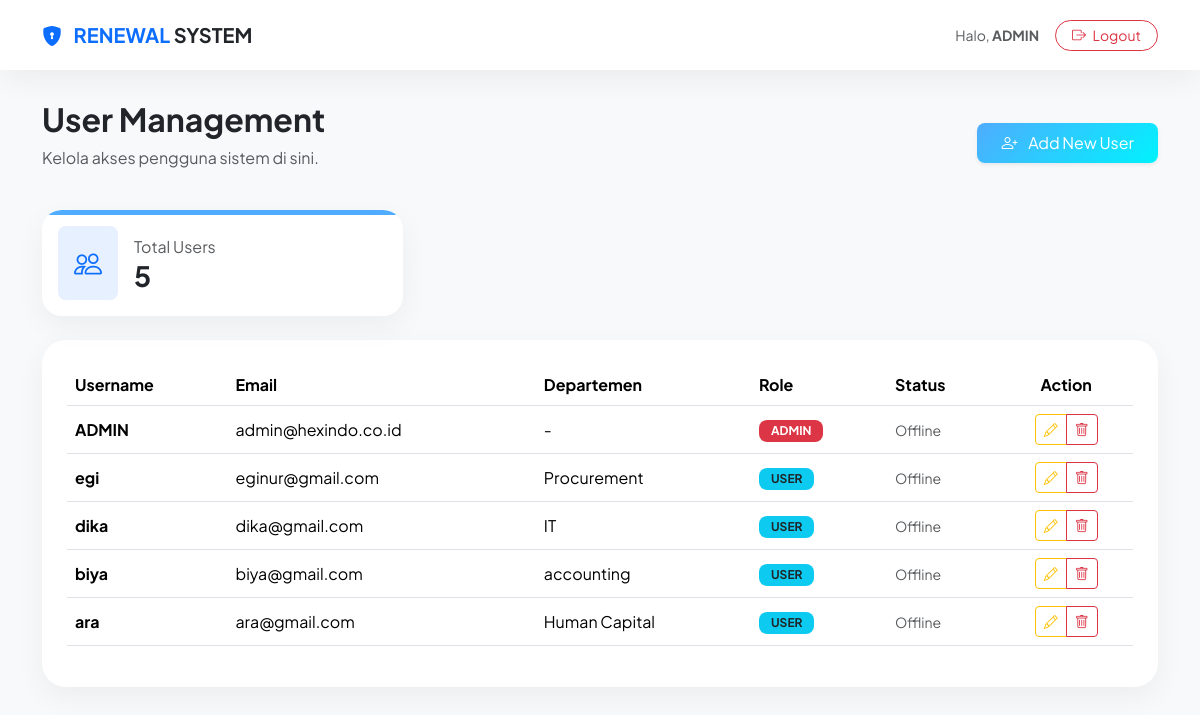
/public/index.php?page=admin_dashboard (signed in), run on the app's committed database.
### tables this page shows
CREATE TABLE `users` (
  `id_user` int(11) NOT NULL,
  `username` varchar(100) NOT NULL,
  `email` varchar(100) NOT NULL,
  `password` varchar(100) NOT NULL,
  `departemen` varchar(100) NOT NULL,
  `role` enum('admin','user') DEFAULT 'user',
  `last_activity` datetime DEFAULT NULL
);

### controllers/AdminController.php (called while the page is built, shortened)
<?php
require_once __DIR__ . "/../models/User.php";
class AdminController
{
    private $userModel;
    public function __construct($koneksi)
    {
        $this->userModel = new UserModel($koneksi);
    }
    public function index()
    {
        $usersResult = $this->userModel->getAllUsers();
        $users = [];
        while ($row = $usersResult->fetch_assoc()) {
            $users[] = $row;
        }
        include __DIR__ . "/../views/admin/dashboard.php";
    }
}

### models/User.php (called while the page is built, shortened)
<?php
class UserModel
{
    private $db;
    private $table = "users";
    public function __construct($koneksi)
    {
        $this->db = $koneksi;
    }
    public function getAllUsers()
    {
        $query = "SELECT * FROM " . $this->table . " ORDER BY last_activity DESC";
        return $this->db->query($query);
    }
}

### views/admin/dashboard.php (the view, shortened to what this page needs)
<!DOCTYPE html>
<html lang="id">
<head>
    <link href="https://cdn.jsdelivr.net/npm/bootstrap@5.3.2/dist/css/bootstrap.min.css" rel="stylesheet" />
    <link rel="stylesheet" href="https://cdn.jsdelivr.net/npm/bootstrap-icons@1.11.1/font/bootstrap-icons.min.css">
</head>
<body>
    <nav class="navbar navbar-expand-lg navbar-custom">
        <div class="container">
            <a class="navbar-brand fw-bold text-primary" href="#"><i class="bi bi-shield-lock-fill me-2"></i> RENEWAL <span class="text-dark">SYSTEM</span></a>
            <div class="ms-auto d-flex align-items-center">
                <span class="me-3 d-none d-md-block text-muted small">Halo, <b><?= $_SESSION['username'] ?></b></span>
                <a href="logout.php" class="btn btn-outline-danger btn-sm rounded-pill px-3"><i class="bi bi-box-arrow-right me-1"></i> Logout</a>
            </div>
        </div>
    </nav>
    <div class="container">
        <div class="d-flex justify-content-between align-items-center mb-4">
            <div>
                <h2 class="fw-bold text-dark">User Management</h2>
                <p class="text-muted">Kelola akses pengguna sistem di sini.</p>
            </div>
            <button class="btn btn-primary px-4 py-2 rounded-3 shadow-sm" data-bs-toggle="modal" data-bs-target="#addUserModal">
                <i class="bi bi-person-plus me-2"></i> Add New User
            </button>
        </div>
        <div class="row g-3 mb-4">
            <div class="col-md-4">
                <div class="card stat-card p-3">
                    <div class="d-flex align-items-center">
                        <div class="bg-primary bg-opacity-10 p-3 rounded-3 me-3 text-primary"><i class="bi bi-people fs-3"></i></div>
                        <div>
                            <p class="text-muted mb-0">Total Users</p>
                            <h3 class="fw-bold mb-0" id="total-users-count"><?= count($users) ?></h3>
                        </div>
                    </div>
                </div>
            </div>
        </div>
        <div class="table-container mb-5">
            <div class="table-responsive">
                <table class="table table-hover align-middle">
                    <thead>
                        <tr>
                            <th>Username</th>
                            <th>Email</th>
                            <th>Departemen</th>
                            <th>Role</th>
                            <th>Status</th>
                            <th class="text-center">Action</th>
                        </tr>
                    </thead>
                    <tbody id="user-table-body">
                        <?php foreach ($users as $user): ?>
                            <tr>
                                <td class="fw-bold"><?= htmlspecialchars($user['username']) ?></td>
                                <td><?= htmlspecialchars($user['email']) ?></td>
                                <td><?= htmlspecialchars($user['departemen']) ?></td>
                                <td><span class="badge <?= $user['role'] === 'admin' ? 'bg-danger' : 'bg-info text-dark' ?> badge-role"><?= strtoupper($user['role']) ?></span></td>
                                <td>
                                    <?php
                                    $isOnline = ($user['last_activity'] && strtotime($user['last_activity']) > time() - 60);
                                    if ($isOnline): ?>
                                        <span class="text-success small fw-bold"><i class="bi bi-circle-fill me-1"></i> Online</span>
                                    <?php else: ?>
                                        <span class="text-muted small">Offline</span>
                                    <?php endif; ?>
                                </td>
                                <td class="text-center">
                                    <div class="btn-group">
                                        <button class="btn btn-sm btn-outline-warning edit-user-btn" data-id="<?= $user['id_user'] ?>" data-username="<?= $user['username'] ?>" data-email="<?= $user['email'] ?>" data-dept="<?= $user['departemen'] ?>" data-role="<?= $user['role'] ?>"><i class="bi bi-pencil"></i></button>
                                        <button class="btn btn-sm btn-outline-danger" onclick="deleteUser(<?= $user['id_user'] ?>)">
                                            <i class="bi bi-trash"></i>
                                        </button>
                                    </div>
                                </td>
                            </tr>
                        <?php endforeach; ?>
                    </tbody>
                </table>
            </div>
        </div>
    </div>
</body>
</html>

### public/index.php (shortened to what this page needs)
<?php
require_once __DIR__ . "/../config/koneksi.php";
require_once __DIR__ . "/../models/User.php";
$userModel = new UserModel($koneksi);
$role = $_SESSION['role'];
$page = $_GET['page'] ?? ($role === 'admin' ? 'admin_dashboard' : 'user_dashboard');
$action = $_GET['action'] ?? 'index';
if ($page === 'admin_dashboard') {
    require_once __DIR__ . "/../controllers/AdminController.php";
    $adminCtrl = new AdminController($koneksi);
    switch ($action) {
        default:            $adminCtrl->index(); break;
    }
}

### views/admin/dashboard.php (style rules this page uses)
:root { --primary-grad: linear-gradient(135deg, #4facfe 0%, #00f2fe 100%); --card-shadow: 0 10px 30px rgba(0, 0, 0, 0.05); }
body { background: #f8f9fa; font-family: 'Plus Jakarta Sans', sans-serif; margin: 0; padding: 0; }
.navbar-custom { background: white; box-shadow: var(--card-shadow); padding: 15px 0; margin-bottom: 30px; }
.stat-card { border: none; border-radius: 20px; transition: 0.3s; background: white; box-shadow: var(--card-shadow); overflow: hidden; position: relative; }
.stat-card::after { content: ""; position: absolute; top: 0; left: 0; width: 100%; height: 5px; background: #4facfe; }
.table-container { background: white; border-radius: 24px; padding: 25px; box-shadow: var(--card-shadow); }
.badge-role { border-radius: 8px; padding: 5px 12px; font-size: 0.75rem; }
.btn-primary { background: var(--primary-grad); border: none; box-shadow: 0 4px 15px rgba(79, 172, 254, 0.4); }

### data on the page
users: username "ADMIN", email "admin@hexindo.co.id", departemen "-", role "ADMIN", shows "Offline"
users: username "egi", email "eginur@gmail.com", departemen "Procurement", role "USER", shows "Offline"
users: username "dika", email "dika@gmail.com", departemen "IT", role "USER", shows "Offline"
users: username "biya", email "biya@gmail.com", departemen "accounting", role "USER", shows "Offline"
users: username "ara", email "ara@gmail.com", departemen "Human Capital", role "USER", shows "Offline"

### other printed values
$_SESSION['username'] "ADMIN"
count($users) "5"
